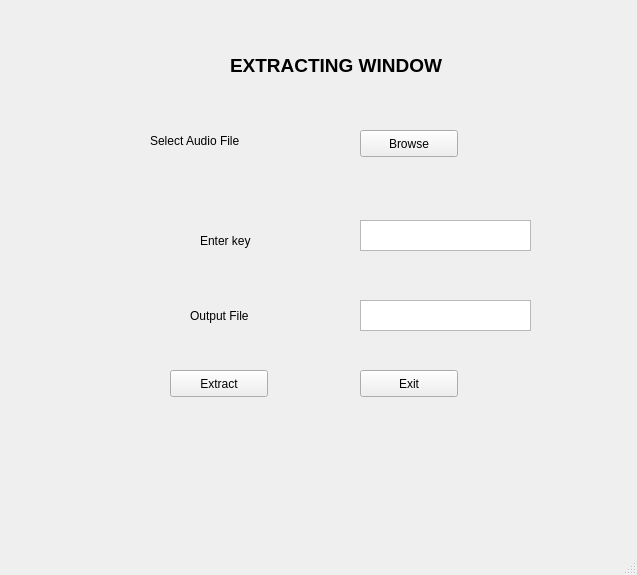
<?xml version="1.0" encoding="UTF-8"?>
<ui version="4.0">
 <class>MainWindow</class>
 <widget class="QMainWindow" name="MainWindow">
  <property name="geometry">
   <rect>
    <x>0</x>
    <y>0</y>
    <width>637</width>
    <height>575</height>
   </rect>
  </property>
  <property name="windowTitle">
   <string>MainWindow</string>
  </property>
  <widget class="QWidget" name="centralwidget">
   <widget class="QFrame" name="frame">
    <property name="geometry">
     <rect>
      <x>60</x>
      <y>40</y>
      <width>541</width>
      <height>481</height>
     </rect>
    </property>
    <widget class="QLabel" name="label">
     <property name="geometry">
      <rect>
       <x>170</x>
       <y>10</y>
       <width>271</width>
       <height>31</height>
      </rect>
     </property>
     <property name="font">
      <font>
       <pointsize>14</pointsize>
       <weight>75</weight>
       <bold>true</bold>
      </font>
     </property>
     <property name="text">
      <string>EXTRACTING WINDOW</string>
     </property>
    </widget>
    <widget class="QLabel" name="label_2">
     <property name="geometry">
      <rect>
       <x>90</x>
       <y>90</y>
       <width>151</width>
       <height>21</height>
      </rect>
     </property>
     <property name="text">
      <string>Select Audio File</string>
     </property>
    </widget>
    <widget class="QLabel" name="filenameLabel">
     <property name="geometry">
      <rect>
       <x>110</x>
       <y>130</y>
       <width>281</width>
       <height>31</height>
      </rect>
     </property>
     <property name="text">
      <string/>
     </property>
    </widget>
    <widget class="QPushButton" name="browseButton">
     <property name="geometry">
      <rect>
       <x>300</x>
       <y>90</y>
       <width>98</width>
       <height>27</height>
      </rect>
     </property>
     <property name="text">
      <string>Browse</string>
     </property>
    </widget>
    <widget class="QLabel" name="label_4">
     <property name="geometry">
      <rect>
       <x>140</x>
       <y>190</y>
       <width>121</width>
       <height>21</height>
      </rect>
     </property>
     <property name="text">
      <string>Enter key</string>
     </property>
    </widget>
    <widget class="QPlainTextEdit" name="keyBox">
     <property name="geometry">
      <rect>
       <x>300</x>
       <y>180</y>
       <width>171</width>
       <height>31</height>
      </rect>
     </property>
    </widget>
    <widget class="QPushButton" name="extractButton">
     <property name="geometry">
      <rect>
       <x>110</x>
       <y>330</y>
       <width>98</width>
       <height>27</height>
      </rect>
     </property>
     <property name="text">
      <string>Extract</string>
     </property>
    </widget>
    <widget class="QPushButton" name="exitButton">
     <property name="geometry">
      <rect>
       <x>300</x>
       <y>330</y>
       <width>98</width>
       <height>27</height>
      </rect>
     </property>
     <property name="text">
      <string>Exit</string>
     </property>
    </widget>
    <widget class="QLabel" name="popupLabel">
     <property name="geometry">
      <rect>
       <x>130</x>
       <y>410</y>
       <width>281</width>
       <height>51</height>
      </rect>
     </property>
     <property name="text">
      <string/>
     </property>
    </widget>
    <widget class="QLabel" name="label_3">
     <property name="geometry">
      <rect>
       <x>130</x>
       <y>260</y>
       <width>91</width>
       <height>31</height>
      </rect>
     </property>
     <property name="text">
      <string>Output File</string>
     </property>
    </widget>
    <widget class="QPlainTextEdit" name="filenameBox">
     <property name="geometry">
      <rect>
       <x>300</x>
       <y>260</y>
       <width>171</width>
       <height>31</height>
      </rect>
     </property>
    </widget>
   </widget>
  </widget>
  <widget class="QMenuBar" name="menubar">
   <property name="geometry">
    <rect>
     <x>0</x>
     <y>0</y>
     <width>637</width>
     <height>25</height>
    </rect>
   </property>
  </widget>
  <widget class="QStatusBar" name="statusbar"/>
 </widget>
 <customwidgets>
  <customwidget>
   <class>QFrame</class>
   <extends>QFrame</extends>
   <header>Qt3Support/QFrame</header>
   <container>1</container>
  </customwidget>
 </customwidgets>
 <resources/>
 <connections/>
</ui>
